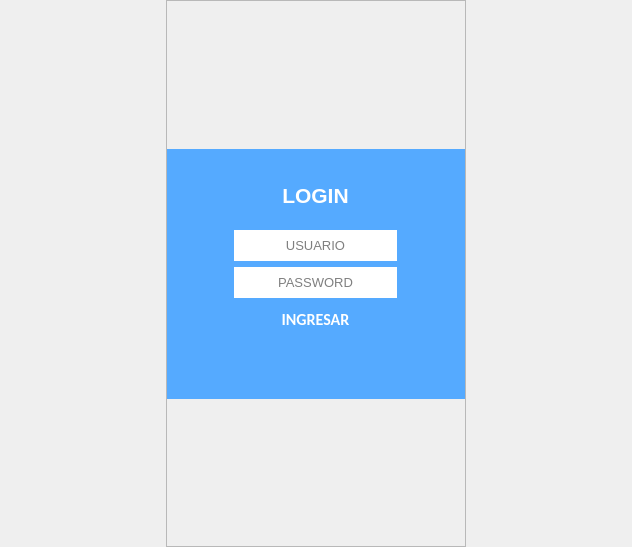
<?xml version="1.0" encoding="UTF-8"?>
<ui version="4.0">
 <class>p_login</class>
 <widget class="QMainWindow" name="p_login">
  <property name="geometry">
   <rect>
    <x>0</x>
    <y>0</y>
    <width>632</width>
    <height>547</height>
   </rect>
  </property>
  <property name="sizePolicy">
   <sizepolicy hsizetype="Preferred" vsizetype="Preferred">
    <horstretch>0</horstretch>
    <verstretch>0</verstretch>
   </sizepolicy>
  </property>
  <property name="font">
   <font>
    <family>Calibri</family>
   </font>
  </property>
  <property name="focusPolicy">
   <enum>Qt::WheelFocus</enum>
  </property>
  <property name="windowTitle">
   <string>Login</string>
  </property>
  <widget class="QWidget" name="centralwidget">
   <layout class="QHBoxLayout" name="horizontalLayout">
    <property name="spacing">
     <number>0</number>
    </property>
    <property name="leftMargin">
     <number>0</number>
    </property>
    <property name="topMargin">
     <number>0</number>
    </property>
    <property name="rightMargin">
     <number>0</number>
    </property>
    <property name="bottomMargin">
     <number>0</number>
    </property>
    <item>
     <spacer name="horizontalSpacer_2">
      <property name="orientation">
       <enum>Qt::Horizontal</enum>
      </property>
      <property name="sizeHint" stdset="0">
       <size>
        <width>163</width>
        <height>20</height>
       </size>
      </property>
     </spacer>
    </item>
    <item>
     <widget class="QFrame" name="frame">
      <property name="minimumSize">
       <size>
        <width>300</width>
        <height>0</height>
       </size>
      </property>
      <property name="maximumSize">
       <size>
        <width>381</width>
        <height>16777215</height>
       </size>
      </property>
      <property name="frameShape">
       <enum>QFrame::StyledPanel</enum>
      </property>
      <property name="frameShadow">
       <enum>QFrame::Raised</enum>
      </property>
      <layout class="QVBoxLayout" name="verticalLayout_4">
       <property name="spacing">
        <number>0</number>
       </property>
       <property name="leftMargin">
        <number>0</number>
       </property>
       <property name="topMargin">
        <number>0</number>
       </property>
       <property name="rightMargin">
        <number>0</number>
       </property>
       <property name="bottomMargin">
        <number>0</number>
       </property>
       <item>
        <widget class="QFrame" name="verticalFrame">
         <property name="minimumSize">
          <size>
           <width>0</width>
           <height>100</height>
          </size>
         </property>
         <property name="maximumSize">
          <size>
           <width>156666</width>
           <height>150</height>
          </size>
         </property>
         <layout class="QVBoxLayout" name="verticalLayout">
          <property name="spacing">
           <number>0</number>
          </property>
          <property name="leftMargin">
           <number>0</number>
          </property>
          <property name="topMargin">
           <number>0</number>
          </property>
          <property name="rightMargin">
           <number>0</number>
          </property>
          <property name="bottomMargin">
           <number>0</number>
          </property>
         </layout>
        </widget>
       </item>
       <item>
        <widget class="QFrame" name="verticalFrame_2">
         <property name="minimumSize">
          <size>
           <width>0</width>
           <height>250</height>
          </size>
         </property>
         <property name="maximumSize">
          <size>
           <width>381</width>
           <height>16777215</height>
          </size>
         </property>
         <property name="styleSheet">
          <string notr="true">background: rgb(85, 170, 255);</string>
         </property>
         <layout class="QHBoxLayout" name="horizontalLayout_3">
          <item>
           <widget class="QFrame" name="horizontalFrame">
            <property name="minimumSize">
             <size>
              <width>181</width>
              <height>0</height>
             </size>
            </property>
            <property name="maximumSize">
             <size>
              <width>181</width>
              <height>16777215</height>
             </size>
            </property>
            <layout class="QVBoxLayout" name="verticalLayout_2">
             <item>
              <widget class="QLabel" name="label">
               <property name="maximumSize">
                <size>
                 <width>16777215</width>
                 <height>65</height>
                </size>
               </property>
               <property name="palette">
                <palette>
                 <active>
                  <colorrole role="WindowText">
                   <brush brushstyle="SolidPattern">
                    <color alpha="255">
                     <red>255</red>
                     <green>255</green>
                     <blue>255</blue>
                    </color>
                   </brush>
                  </colorrole>
                  <colorrole role="Button">
                   <brush brushstyle="SolidPattern">
                    <color alpha="255">
                     <red>85</red>
                     <green>170</green>
                     <blue>255</blue>
                    </color>
                   </brush>
                  </colorrole>
                  <colorrole role="Text">
                   <brush brushstyle="SolidPattern">
                    <color alpha="255">
                     <red>255</red>
                     <green>255</green>
                     <blue>255</blue>
                    </color>
                   </brush>
                  </colorrole>
                  <colorrole role="Base">
                   <brush brushstyle="SolidPattern">
                    <color alpha="255">
                     <red>85</red>
                     <green>170</green>
                     <blue>255</blue>
                    </color>
                   </brush>
                  </colorrole>
                  <colorrole role="Window">
                   <brush brushstyle="SolidPattern">
                    <color alpha="255">
                     <red>85</red>
                     <green>170</green>
                     <blue>255</blue>
                    </color>
                   </brush>
                  </colorrole>
                 </active>
                 <inactive>
                  <colorrole role="WindowText">
                   <brush brushstyle="SolidPattern">
                    <color alpha="255">
                     <red>255</red>
                     <green>255</green>
                     <blue>255</blue>
                    </color>
                   </brush>
                  </colorrole>
                  <colorrole role="Button">
                   <brush brushstyle="SolidPattern">
                    <color alpha="255">
                     <red>85</red>
                     <green>170</green>
                     <blue>255</blue>
                    </color>
                   </brush>
                  </colorrole>
                  <colorrole role="Text">
                   <brush brushstyle="SolidPattern">
                    <color alpha="255">
                     <red>255</red>
                     <green>255</green>
                     <blue>255</blue>
                    </color>
                   </brush>
                  </colorrole>
                  <colorrole role="Base">
                   <brush brushstyle="SolidPattern">
                    <color alpha="255">
                     <red>85</red>
                     <green>170</green>
                     <blue>255</blue>
                    </color>
                   </brush>
                  </colorrole>
                  <colorrole role="Window">
                   <brush brushstyle="SolidPattern">
                    <color alpha="255">
                     <red>85</red>
                     <green>170</green>
                     <blue>255</blue>
                    </color>
                   </brush>
                  </colorrole>
                 </inactive>
                 <disabled>
                  <colorrole role="WindowText">
                   <brush brushstyle="SolidPattern">
                    <color alpha="255">
                     <red>120</red>
                     <green>120</green>
                     <blue>120</blue>
                    </color>
                   </brush>
                  </colorrole>
                  <colorrole role="Button">
                   <brush brushstyle="SolidPattern">
                    <color alpha="255">
                     <red>85</red>
                     <green>170</green>
                     <blue>255</blue>
                    </color>
                   </brush>
                  </colorrole>
                  <colorrole role="Text">
                   <brush brushstyle="SolidPattern">
                    <color alpha="255">
                     <red>120</red>
                     <green>120</green>
                     <blue>120</blue>
                    </color>
                   </brush>
                  </colorrole>
                  <colorrole role="Base">
                   <brush brushstyle="SolidPattern">
                    <color alpha="255">
                     <red>85</red>
                     <green>170</green>
                     <blue>255</blue>
                    </color>
                   </brush>
                  </colorrole>
                  <colorrole role="Window">
                   <brush brushstyle="SolidPattern">
                    <color alpha="255">
                     <red>85</red>
                     <green>170</green>
                     <blue>255</blue>
                    </color>
                   </brush>
                  </colorrole>
                 </disabled>
                </palette>
               </property>
               <property name="font">
                <font>
                 <pointsize>16</pointsize>
                 <weight>75</weight>
                 <bold>true</bold>
                </font>
               </property>
               <property name="text">
                <string>LOGIN</string>
               </property>
               <property name="alignment">
                <set>Qt::AlignCenter</set>
               </property>
              </widget>
             </item>
             <item>
              <widget class="QLineEdit" name="txtUsuario">
               <property name="maximumSize">
                <size>
                 <width>16777215</width>
                 <height>31</height>
                </size>
               </property>
               <property name="font">
                <font>
                 <pointsize>10</pointsize>
                </font>
               </property>
               <property name="focusPolicy">
                <enum>Qt::ClickFocus</enum>
               </property>
               <property name="acceptDrops">
                <bool>true</bool>
               </property>
               <property name="styleSheet">
                <string notr="true">background-color: rgb(255, 255, 255);
border: 0;
</string>
               </property>
               <property name="frame">
                <bool>false</bool>
               </property>
               <property name="alignment">
                <set>Qt::AlignCenter</set>
               </property>
               <property name="placeholderText">
                <string>USUARIO</string>
               </property>
              </widget>
             </item>
             <item>
              <widget class="QLineEdit" name="txtPassword">
               <property name="maximumSize">
                <size>
                 <width>16777215</width>
                 <height>31</height>
                </size>
               </property>
               <property name="font">
                <font>
                 <pointsize>10</pointsize>
                </font>
               </property>
               <property name="focusPolicy">
                <enum>Qt::ClickFocus</enum>
               </property>
               <property name="styleSheet">
                <string notr="true">background-color: rgb(255, 255, 255);
border: 0;</string>
               </property>
               <property name="alignment">
                <set>Qt::AlignCenter</set>
               </property>
               <property name="placeholderText">
                <string>PASSWORD</string>
               </property>
              </widget>
             </item>
             <item>
              <widget class="QPushButton" name="btnIniciar">
               <property name="maximumSize">
                <size>
                 <width>16777215</width>
                 <height>31</height>
                </size>
               </property>
               <property name="font">
                <font>
                 <family>Calibri</family>
                 <pointsize>12</pointsize>
                 <weight>75</weight>
                 <bold>true</bold>
                </font>
               </property>
               <property name="styleSheet">
                <string notr="true">QPushButton:hover
{
  border: 0px solid red;
  color: white;
  background-color:  rgb(0, 85, 255);
}
QPushButton
{
	background-color: rgba(0,85, 255, .8);
 color:white;
border: 0px solid rgb(0, 85, 255);
}</string>
               </property>
               <property name="text">
                <string>INGRESAR</string>
               </property>
              </widget>
             </item>
             <item>
              <widget class="QLabel" name="label_2">
               <property name="maximumSize">
                <size>
                 <width>16777215</width>
                 <height>40</height>
                </size>
               </property>
               <property name="font">
                <font>
                 <pointsize>7</pointsize>
                </font>
               </property>
               <property name="text">
                <string/>
               </property>
              </widget>
             </item>
            </layout>
           </widget>
          </item>
         </layout>
        </widget>
       </item>
       <item>
        <widget class="QFrame" name="verticalFrame_3">
         <layout class="QVBoxLayout" name="verticalLayout_3"/>
        </widget>
       </item>
      </layout>
     </widget>
    </item>
    <item>
     <spacer name="horizontalSpacer">
      <property name="orientation">
       <enum>Qt::Horizontal</enum>
      </property>
      <property name="sizeHint" stdset="0">
       <size>
        <width>163</width>
        <height>20</height>
       </size>
      </property>
     </spacer>
    </item>
   </layout>
  </widget>
 </widget>
 <resources/>
 <connections/>
</ui>
